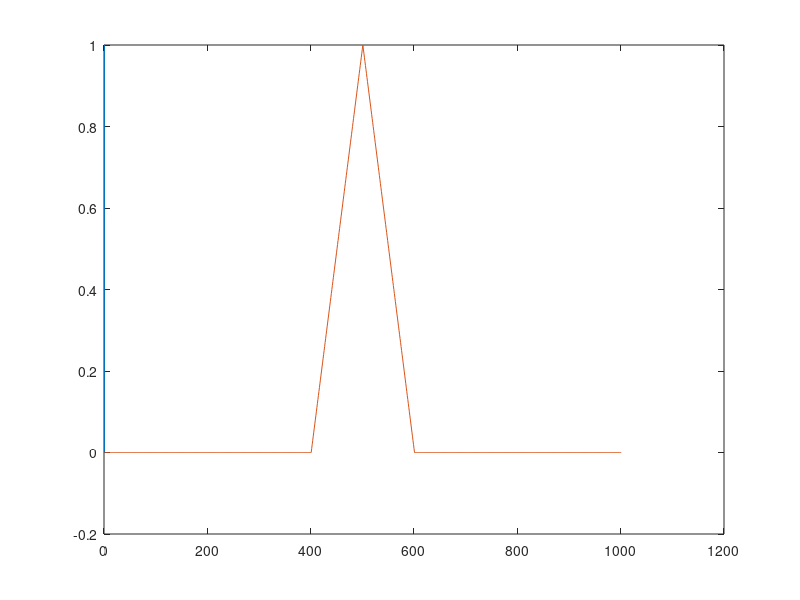

This chart was generated by the following MATLAB code:
clear
t = 0:0.01:5;
y = rectpuls(t-0.5);
figure(17)
plot(t,y)
ry = xcorr(y,'coeff');
rt = 2*min(t):.01:2*max(t);
hold on
plot(ry)
